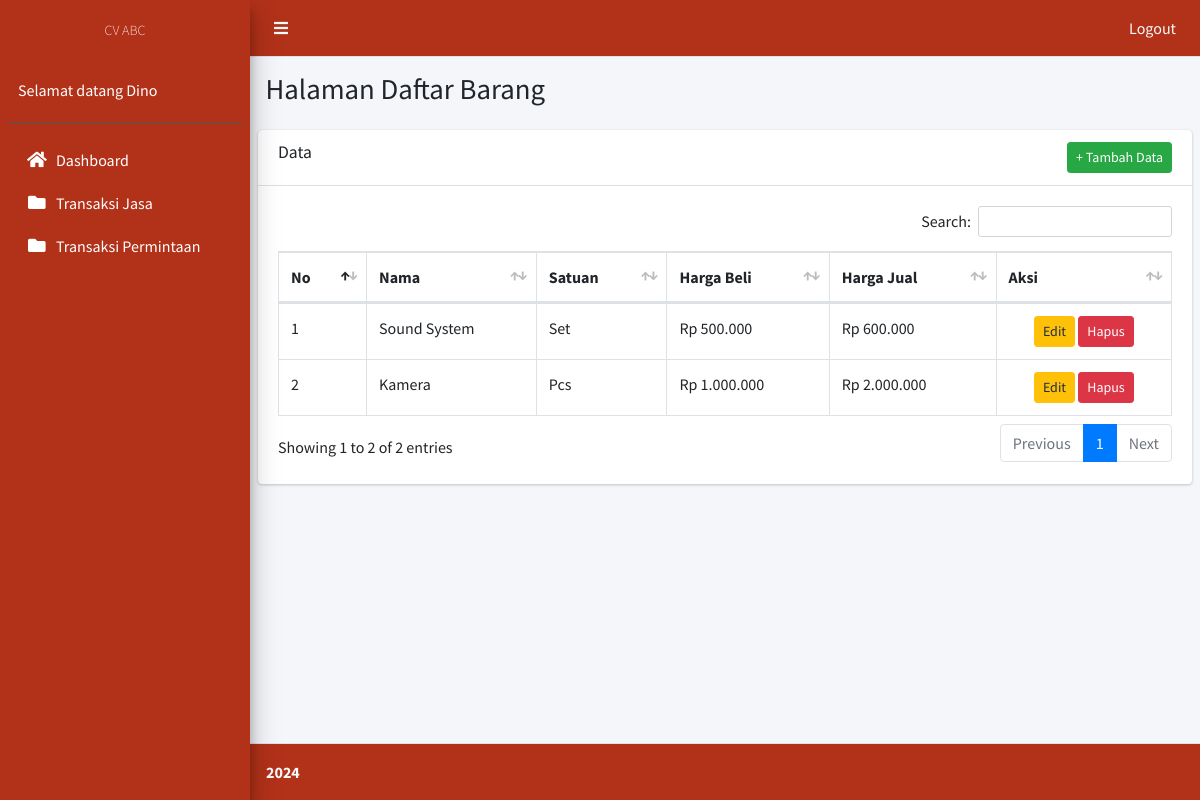
The app's page /stok-index.php (signed in) with its own data.
### tables this page shows
CREATE TABLE `daftar_barang` (
  `id` int(11) NOT NULL,
  `nama` varchar(100) DEFAULT NULL,
  `harga_beli` varchar(50) NOT NULL,
  `harga_jual` varchar(50) DEFAULT NULL,
  `satuan` varchar(50) DEFAULT NULL
);

### koneksi.php (called while the page is built, shortened)
<?php
function rupiah($uang) {
    $uang_dot = str_replace(".", "", $uang);
    $rupiah = number_format($uang_dot, 0, ",", ".");
    return $rupiah;
}

### stok-index.php (the view, shortened to what this page needs)
<?php
  include('templates/header.php');
  include('templates/sidebar.php');
?>
  <div class="content-wrapper">
    <section class="content-header">
      <div class="container-fluid">
        <div class="row mb-2">
          <div class="col-sm-6">
            <h1>Halaman Daftar Barang</h1>
          </div>
        </div>
      </div>
    </section>
    <section class="content">
      <div class="card">
        <div class="card-header">
          <h3 class="card-title">Data</h3>
          <a href="stok-tambah.php" class="btn btn-sm btn-success float-right">+ Tambah Data</a>
        </div>
        <div class="card-body">
        <table class="table table-bordered" id="example2">
          <thead>
            <tr>
              <th>No</th>
              <th>Nama</th>
              <th>Satuan</th>
              <th>Harga Beli</th>
              <th>Harga Jual</th>
              <th>Aksi</th>
            </tr>
          </thead>
          <tbody>
            <?php
              include('koneksi.php');
              $datas = mysqli_query($koneksi, "select * from daftar_barang") or die(mysqli_error($koneksi));
              $no = 1;
              while($row = mysqli_fetch_assoc($datas)) {
            ?>
          <tr>
            <td ><?= $no; ?></td>
            <td><?= $row['nama']; ?></td>
            <td><?= $row['satuan']; ?></td>
            <td>Rp <?= rupiah($row['harga_beli']); ?></td>
            <td>Rp <?= rupiah($row['harga_jual']); ?></td>
            <td style="text-align: center;">
                <a href="stok-edit.php?id=<?= $row['id']; ?>" class="btn btn-sm btn-warning">Edit</a>
                <a href="stok-index.php?id=<?= $row['id']; ?>&status=hapus" class="btn btn-sm btn-danger" onclick="return confirm('anda yakin ingin hapus data ini?');">Hapus</a>
            </td>
          </tr>
            <?php $no++; } ?>
          </tbody>
        </table>
      </div>
    </div>
    </section>
  </div>
  <?php
    include('templates/footer.php');
  ?>

### records on screen
daftar_barang: nama "Sound System", satuan "Set", harga_beli "500.000", harga_jual "600.000"
daftar_barang: nama "Kamera", satuan "Pcs", harga_beli "1.000.000", harga_jual "2.000.000"

### other values on screen
$_SESSION['nama'] "Dino"
